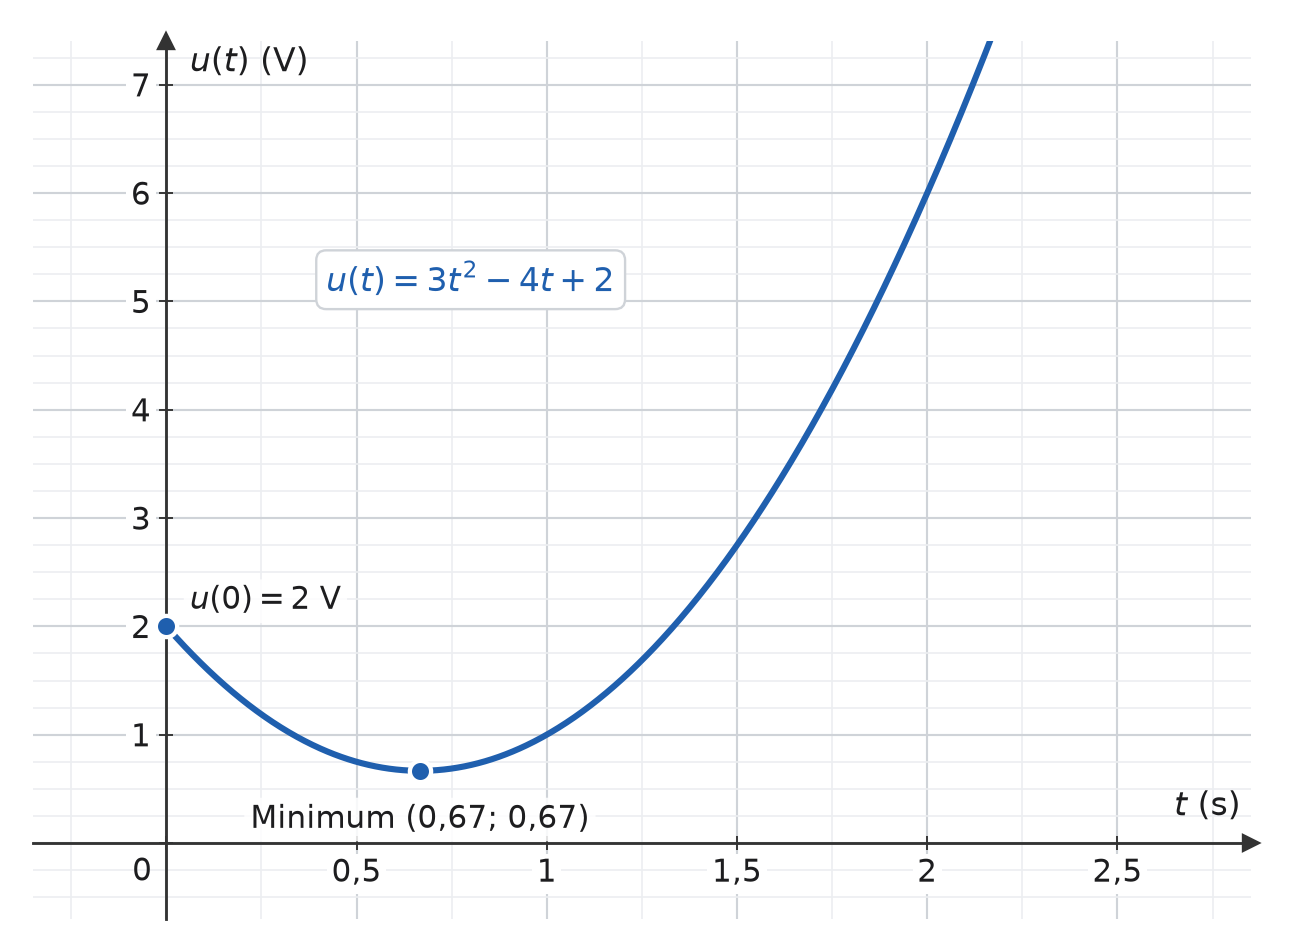

Source code (Python):
"""Draw 1.1_voltage.png: a GeoGebra-style graph of u(t) = 3t^2 - 4t + 2 in exercise 1.1 d)-g)
(solution in c_solutions.md), with the stationary point and the initial voltage marked.

Usage: python3 1.1_voltage.py (requires matplotlib and numpy). The image is written next to this
script.
"""
import math
from pathlib import Path

import matplotlib

matplotlib.use("Agg")
import matplotlib.pyplot as plt
import numpy as np
from matplotlib.ticker import FuncFormatter, MultipleLocator

OUT = Path(__file__).parent
CURVE = "#1f5fae"      # one strong colour for the curve and its points
INK = "#1d1d1f"        # text
AXIS = "#333333"
MAJOR = "#cfd3d8"
MINOR = "#eceef1"

plt.rcParams.update({
    "font.size": 13,
    "font.family": "DejaVu Sans",
    "mathtext.fontset": "dejavusans",
    "axes.unicode_minus": True,
})


def comma(v, decimals):
    s = f"{v:.{decimals}f}".replace(".", ",")
    return s.replace("-", "−")


def tick_fmt(v, _pos):
    if abs(v) < 1e-9:
        return ""                      # origin is labelled once, see below
    return comma(v, 0) if abs(v - round(v)) < 1e-9 else comma(v, 1)


def setup(ax, xlim, ylim, xlabel, ylabel, xstep=1, ystep=1, minor=0.5):
    ax.set_xlim(*xlim)
    ax.set_ylim(*ylim)
    ax.set_facecolor("white")
    for side in ("top", "right"):
        ax.spines[side].set_visible(False)
    for side in ("left", "bottom"):
        ax.spines[side].set_position("zero")
        ax.spines[side].set_color(AXIS)
        ax.spines[side].set_linewidth(1.2)
        ax.spines[side].set_zorder(2)
    ax.xaxis.set_major_locator(MultipleLocator(xstep))
    ax.yaxis.set_major_locator(MultipleLocator(ystep))
    ax.xaxis.set_minor_locator(MultipleLocator(minor))
    ax.yaxis.set_minor_locator(MultipleLocator(minor))
    ax.xaxis.set_major_formatter(FuncFormatter(tick_fmt))
    ax.yaxis.set_major_formatter(FuncFormatter(tick_fmt))
    ax.tick_params(which="both", colors=AXIS, labelcolor=INK, direction="inout")
    ax.tick_params(which="major", length=6)
    ax.tick_params(which="minor", length=0)
    # grid drawn by hand beneath the axes, so the tick labels' white boxes cover it
    for v in np.arange(math.ceil(xlim[0] / minor) * minor, xlim[1], minor):
        major = abs(v / xstep - round(v / xstep)) < 1e-9
        ax.axvline(v, color=MAJOR if major else MINOR, lw=0.9 if major else 0.7, zorder=0.1)
    for v in np.arange(math.ceil(ylim[0] / minor) * minor, ylim[1], minor):
        major = abs(v / ystep - round(v / ystep)) < 1e-9
        ax.axhline(v, color=MAJOR if major else MINOR, lw=0.9 if major else 0.7, zorder=0.1)
    ax.set_axisbelow(False)
    # arrow heads and axis names at the positive ends
    ax.plot(1, 0, ">", color=AXIS, transform=ax.get_yaxis_transform(), clip_on=False, ms=7)
    ax.plot(0, 1, "^", color=AXIS, transform=ax.get_xaxis_transform(), clip_on=False, ms=7)
    ax.annotate(xlabel, xy=(1, 0), xycoords=ax.get_yaxis_transform(), xytext=(-4, 8),
                textcoords="offset points", ha="right", va="bottom", color=INK, fontsize=14)
    ax.annotate(ylabel, xy=(0, 1), xycoords=ax.get_xaxis_transform(), xytext=(10, -2),
                textcoords="offset points", ha="left", va="top", color=INK, fontsize=14)
    ax.annotate("0", xy=(0, 0), xytext=(-6, -6), textcoords="offset points",
                ha="right", va="top", color=INK, fontsize=13)


def finish(fig, ax, path):
    fig.tight_layout()
    fig.canvas.draw()
    for tick in ax.xaxis.get_major_ticks() + ax.yaxis.get_major_ticks():
        tick.label1.set_bbox(dict(boxstyle="square,pad=0.15", fc="white", ec="none"))
    fig.savefig(path, facecolor="white")
    plt.close(fig)


def mark(ax, x, y, text, dx, dy, ha="left", va="bottom"):
    ax.plot(x, y, "o", ms=9, color=CURVE, markeredgecolor="white", markeredgewidth=1.8,
            zorder=5)
    ax.annotate(text, xy=(x, y), xytext=(dx, dy), textcoords="offset points", ha=ha, va=va,
                color=INK, fontsize=13, zorder=6,
                bbox=dict(boxstyle="round,pad=0.2", fc="white", ec="none", alpha=0.85))


# ------------------------------------------------------------ 1.1: u(t) = 3t^2 - 4t + 2
fig, ax = plt.subplots(figsize=(7.6, 5.6), dpi=170)
setup(ax, (-0.35, 2.85), (-0.7, 7.4), "$t$ (s)", "$u(t)$ (V)", xstep=0.5, ystep=1, minor=0.25)
t = np.linspace(0, 2.4, 800)
u = 3 * t**2 - 4 * t + 2
ax.plot(t, u, color=CURVE, lw=2.6, zorder=4)
tm = 2 / 3
um = 3 * tm**2 - 4 * tm + 2
mark(ax, tm, um, f"Minimum ({comma(tm, 2)}; {comma(um, 2)})", 0, -14, ha="center", va="top")
mark(ax, 0, 2, "$u(0) = 2$ V", 10, 4, ha="left")
ax.text(0.8, 5.2, "$u(t) = 3t^2 - 4t + 2$", ha="center", va="center", color=CURVE,
        fontsize=14, zorder=7,
        bbox=dict(boxstyle="round,pad=0.3", fc="white", ec=MAJOR))
finish(fig, ax, OUT / "1.1_voltage.png")
